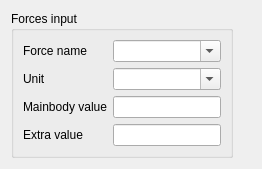
<?xml version="1.0" encoding="UTF-8"?>
<ui version="4.0">
 <class>ForcesWidget</class>
 <widget class="QWidget" name="ForcesWidget">
  <property name="geometry">
   <rect>
    <x>0</x>
    <y>0</y>
    <width>262</width>
    <height>163</height>
   </rect>
  </property>
  <property name="windowTitle">
   <string>MySim Physical Porperty</string>
  </property>
  <layout class="QFormLayout" name="formLayout_2">
   <item row="0" column="0">
    <widget class="QGroupBox" name="ForcesInput">
     <property name="sizePolicy">
      <sizepolicy hsizetype="Expanding" vsizetype="Preferred">
       <horstretch>0</horstretch>
       <verstretch>0</verstretch>
      </sizepolicy>
     </property>
     <property name="maximumSize">
      <size>
       <width>16777215</width>
       <height>1677215</height>
      </size>
     </property>
     <property name="title">
      <string>Forces input</string>
     </property>
     <layout class="QFormLayout" name="formLayout">
      <item row="0" column="0">
       <widget class="QLabel" name="ForceNameLabel">
        <property name="text">
         <string>Force name</string>
        </property>
       </widget>
      </item>
      <item row="0" column="1">
       <widget class="QComboBox" name="ForceName">
        <property name="editable">
         <bool>true</bool>
        </property>
       </widget>
      </item>
      <item row="2" column="0">
       <widget class="QLabel" name="UnitLabel">
        <property name="text">
         <string>Unit</string>
        </property>
       </widget>
      </item>
      <item row="2" column="1">
       <widget class="QComboBox" name="Unit">
        <property name="editable">
         <bool>true</bool>
        </property>
       </widget>
      </item>
      <item row="3" column="0">
       <widget class="QLabel" name="MainValueLabel">
        <property name="text">
         <string>Mainbody value</string>
        </property>
       </widget>
      </item>
      <item row="3" column="1">
       <widget class="Gui::InputField" name="MainbodyValue">
        <property name="cursorPosition">
         <number>0</number>
        </property>
       </widget>
      </item>
      <item row="4" column="0">
       <widget class="QLabel" name="ExtraValueLabel">
        <property name="text">
         <string>Extra value</string>
        </property>
       </widget>
      </item>
      <item row="4" column="1">
       <widget class="Gui::InputField" name="ExtraValue"/>
      </item>
     </layout>
    </widget>
   </item>
  </layout>
 </widget>
 <customwidgets>
  <customwidget>
   <class>Gui::InputField</class>
   <extends>QLineEdit</extends>
   <header>Gui/InputField.h</header>
  </customwidget>
 </customwidgets>
 <resources/>
 <connections/>
</ui>
